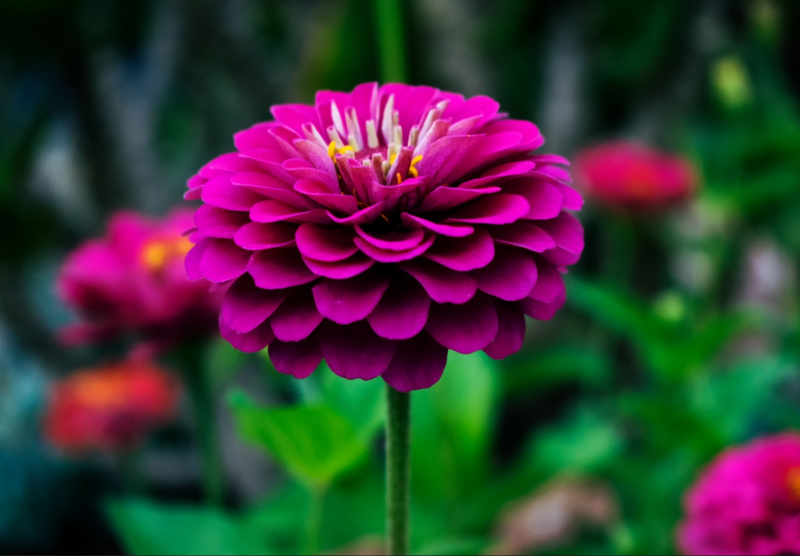
#> input picture LAB/Experiment 9/image.jpg1.jpeg, 1600 x 1112 px (shown at 1/2 size)
$ python image_scaling.py
#> lines starting #> are read from the running program, lines starting #| are printed output that depends on the picture
import cv2

image = cv2.imread("image.jpg1.jpeg")
#> image is the input picture: shape (1112, 1600, 3); mean B, G, R 54.3, 53.7, 60.1

if image is None:
    print("ERROR: Image not found")
else:
    bigger_image = cv2.resize(image, None, fx=2, fy=2)

    smaller_image = cv2.resize(image, None, fx=0.5, fy=0.5)
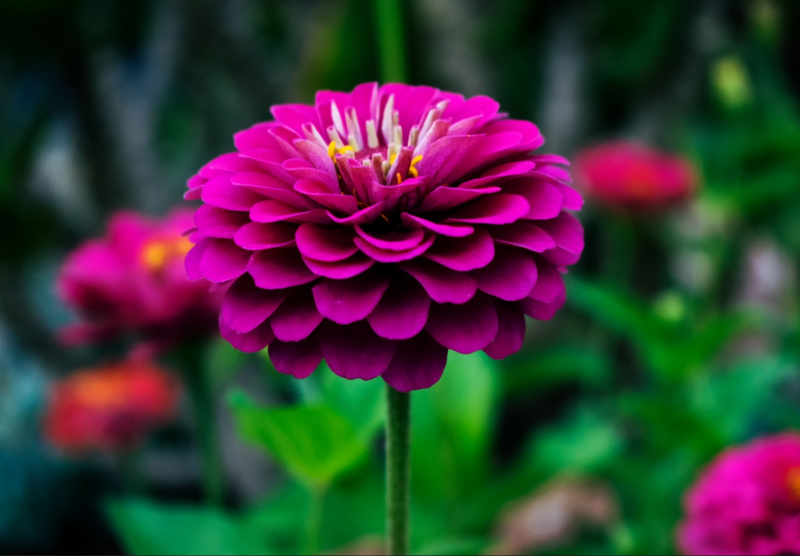
#> smaller_image: shape (556, 800, 3); mean B, G, R 54.5, 53.8, 60.2

    cv2.imshow("Original Image", image)
    cv2.imshow("Bigger Image", bigger_image)
    cv2.imshow("Smaller Image", smaller_image)

    cv2.waitKey(0)
    cv2.destroyAllWindows()
